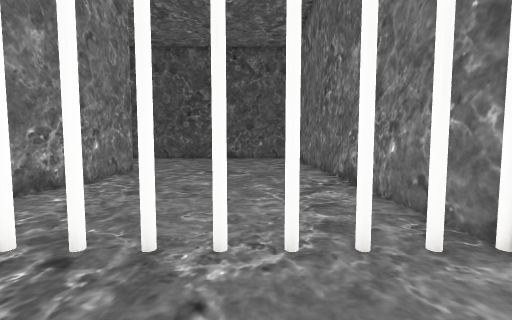
[1] (above)

19 first-person views from a walk through a Unity game level. The camera is 1.5 m above the floor, tilts 4° down and sees 90° across. The floor is counted in squares, 1 m on a side. Each view is taken from the middle of a square. On the plan, view 1 faces up. The plan holds only what a view shows up to about 13 squares ahead; the rest is blank. The place goes on beyond the plan. The player is left out. Some surface patterns are stand-ins.

[2]
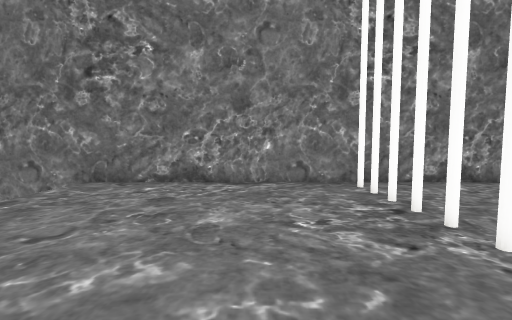

[3]
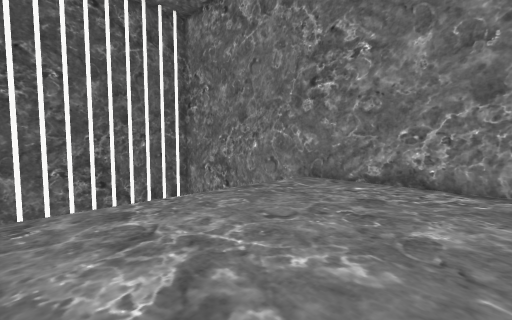

[4]
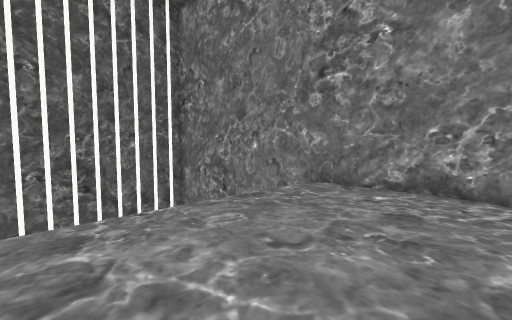

[5]
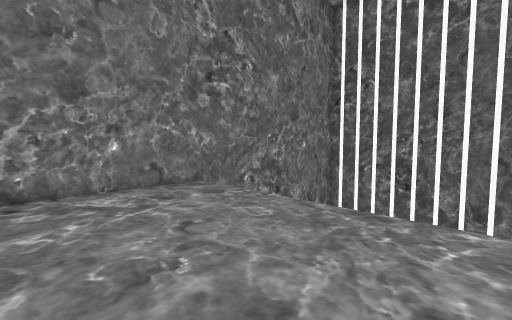

[6]
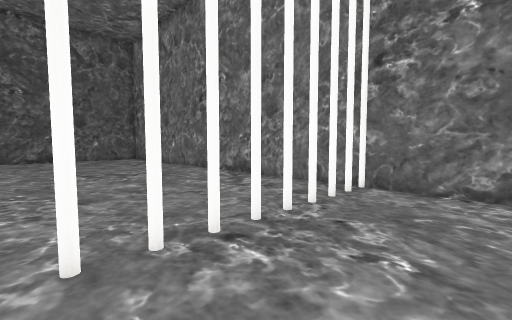

[7]
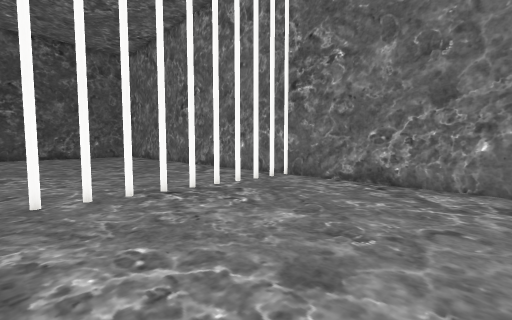

[8]
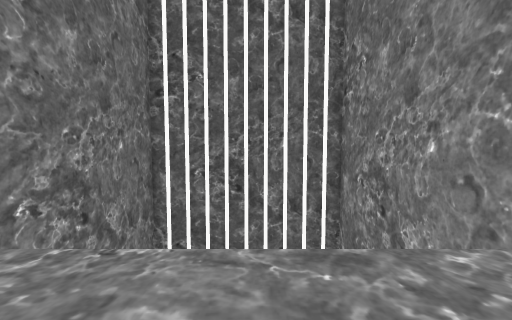

[9]
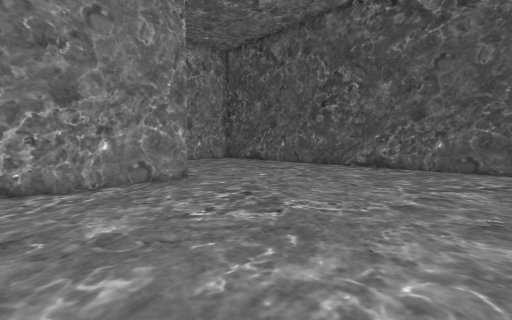

[10]
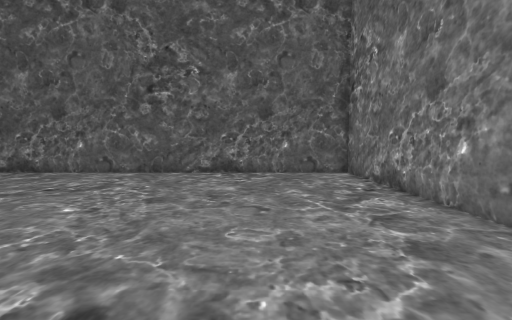

[11]
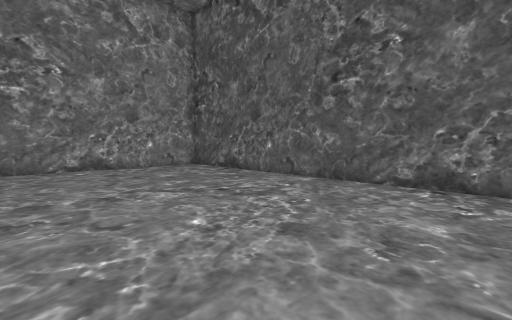

[12]
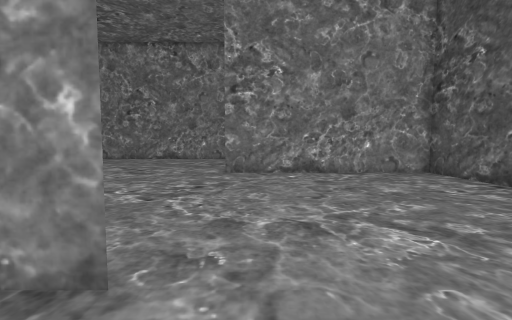

[13]
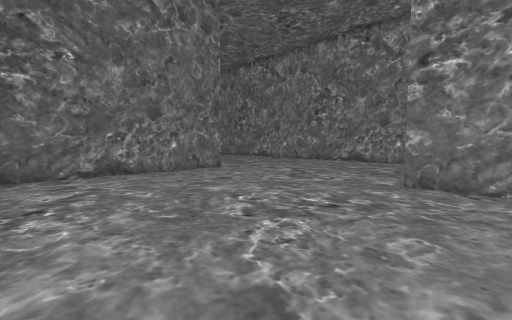

[14]
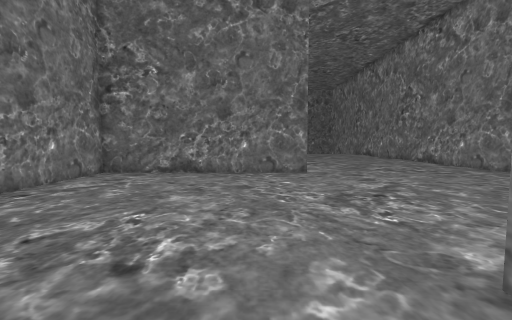

[15]
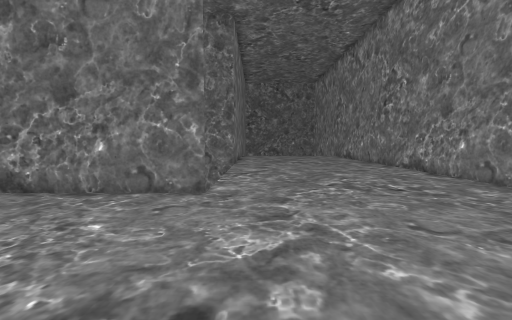

[16]
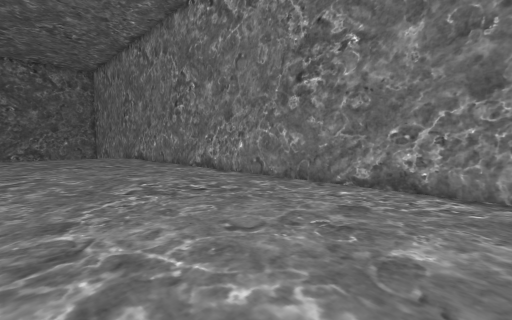

[17]
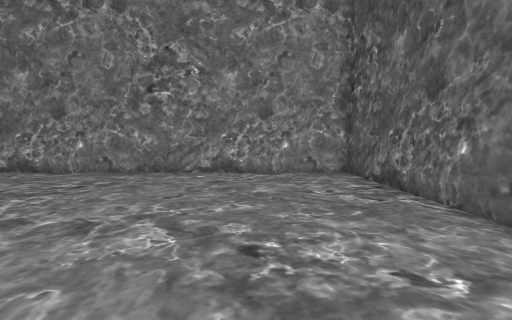

[18]
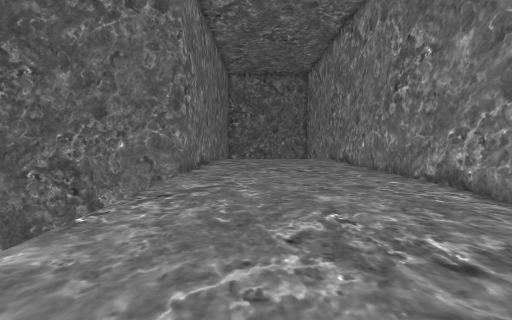

[19]
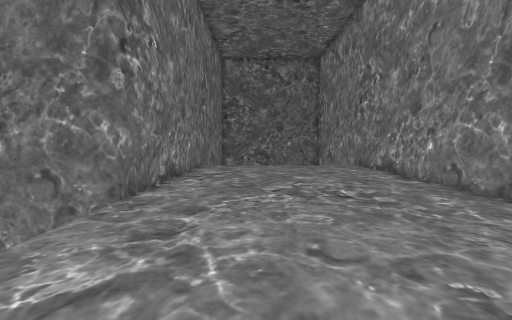

### Floor plan
Points are (right, up) in squares from view 1. A wall is a line through its corners. A room is listed if a view was taken in it or the views show most of it. See-through windows are left out.
Room 1 (views 1, 2, 3, 4, 5, 6, 7, 8)
walls: (-6.5, 3.4) (-6.5, -9); (3.5, -9) (3.5, 2.5)
ways out: opening at (-5, 3) to room 2; opening at (2.5, 3) to room 2; gap at (-1.5, 3) to room 2
Room 2 (views 9, 10, 11, 12, 13, 14, 15, 16, 17, 18, 19)
walls: (-16.1, 3.5) (-6.5, 3.5) (-6.5, 8.6); (-18.4, 13.5) (-26.5, 13.5) (-26.5, -13.1); (-6.5, 13.6) (-6.5, 3.4); (3.5, 2.5) (3.5, 13); (-16.5, -12.9) (-16.5, -6.5) (-7.4, -6.5); (3.5, 15.4) (3.5, 23.5) (-16.5, 23.5) (-16.5, 13.5)
ways out: opening at (-5, 3) to room 1; opening at (2.5, 3) to room 1; gap at (-1.5, 3) to room 1

Positions as (right, up) in squares from view 1, and headings:
1: (0, 0), facing up
2: (3, 0), facing left
3: (3, 0), facing down-left
4: (2, -1), facing down-left
5: (-5, -1), facing down-right
6: (-5, 0), facing up-right
7: (-6, -4), facing up-right
8: (-2, -3), facing down
9: (3, 8), facing up-left
10: (-1, 11), facing up
11: (-1, 14), facing up-left
12: (-4, 15), facing left
13: (-7, 16), facing down-left
14: (-14, 16), facing down
15: (-18, 11), facing down
16: (-18, 10), facing down-left
17: (-14, 9), facing left
18: (-20, 6), facing down
19: (-20, 0), facing down
